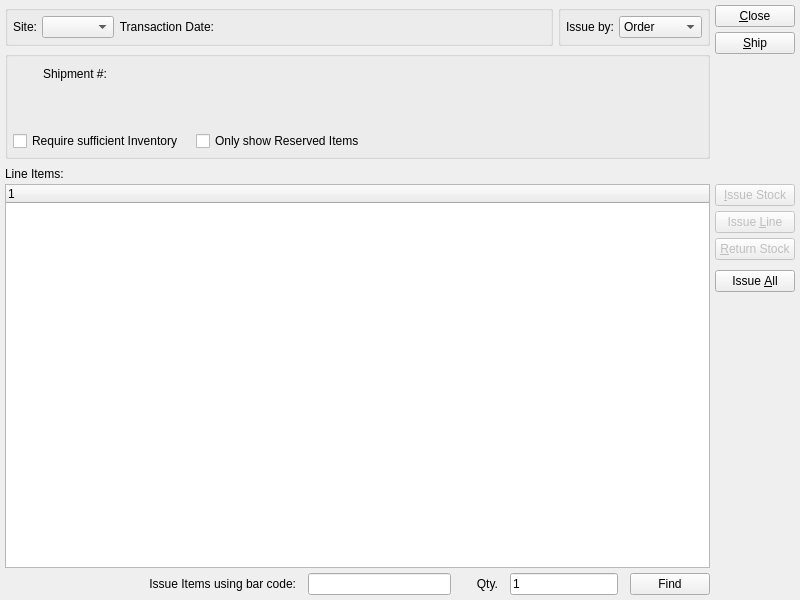
<?xml version="1.0" encoding="UTF-8"?>
<ui version="4.0">
 <comment>This file is part of the xTuple ERP: PostBooks Edition, a free and
open source Enterprise Resource Planning software suite,
Copyright (c) 1999-2018 by OpenMFG LLC, d/b/a xTuple.
It is licensed to you under the Common Public Attribution License
version 1.0, the full text of which (including xTuple-specific Exhibits)
is available at www.xtuple.com/CPAL.  By using this software, you agree
to be bound by its terms.</comment>
 <class>issueToShipping</class>
 <widget class="QWidget" name="issueToShipping">
  <property name="geometry">
   <rect>
    <x>0</x>
    <y>0</y>
    <width>800</width>
    <height>600</height>
   </rect>
  </property>
  <property name="windowTitle">
   <string>Issue to Shipping</string>
  </property>
  <layout class="QGridLayout" name="gridLayout">
   <item row="0" column="0">
    <layout class="QHBoxLayout" name="horizontalLayout_4">
     <item>
      <widget class="QGroupBox" name="_dateGroup">
       <property name="title">
        <string/>
       </property>
       <layout class="QHBoxLayout" name="horizontalLayout">
        <item>
         <layout class="QHBoxLayout" name="horizontalLayout_5">
          <item>
           <widget class="QLabel" name="_warehouseLit">
            <property name="text">
             <string>Site:</string>
            </property>
            <property name="alignment">
             <set>Qt::AlignRight|Qt::AlignTrailing|Qt::AlignVCenter</set>
            </property>
           </widget>
          </item>
          <item>
           <widget class="WComboBox" name="_warehouse">
            <property name="type">
             <enum>WComboBox::NonTransit</enum>
            </property>
           </widget>
          </item>
         </layout>
        </item>
        <item>
         <widget class="QLabel" name="_transDateLit">
          <property name="sizePolicy">
           <sizepolicy hsizetype="Maximum" vsizetype="Preferred">
            <horstretch>0</horstretch>
            <verstretch>0</verstretch>
           </sizepolicy>
          </property>
          <property name="text">
           <string>Transaction Date:</string>
          </property>
          <property name="alignment">
           <set>Qt::AlignRight|Qt::AlignTrailing|Qt::AlignVCenter</set>
          </property>
          <property name="buddy">
           <cstring>_transDate</cstring>
          </property>
         </widget>
        </item>
        <item>
         <widget class="DLineEdit" name="_transDate">
          <property name="sizePolicy">
           <sizepolicy hsizetype="Maximum" vsizetype="Fixed">
            <horstretch>0</horstretch>
            <verstretch>0</verstretch>
           </sizepolicy>
          </property>
         </widget>
        </item>
        <item>
         <spacer name="horizontalSpacer_4">
          <property name="orientation">
           <enum>Qt::Horizontal</enum>
          </property>
          <property name="sizeHint" stdset="0">
           <size>
            <width>40</width>
            <height>20</height>
           </size>
          </property>
         </spacer>
        </item>
       </layout>
      </widget>
     </item>
     <item>
      <widget class="QGroupBox" name="_issueByGroup">
       <property name="title">
        <string/>
       </property>
       <layout class="QGridLayout" name="gridLayout_5">
        <item row="0" column="0">
         <widget class="XLabel" name="_issueByLit">
          <property name="text">
           <string>Issue by:</string>
          </property>
         </widget>
        </item>
        <item row="0" column="1">
         <widget class="XComboBox" name="_issueBy">
          <item>
           <property name="text">
            <string>Order</string>
           </property>
          </item>
          <item>
           <property name="text">
            <string>Customer</string>
           </property>
          </item>
         </widget>
        </item>
       </layout>
      </widget>
     </item>
    </layout>
   </item>
   <item row="0" column="1" rowspan="2">
    <layout class="QVBoxLayout">
     <item>
      <widget class="QPushButton" name="_close">
       <property name="text">
        <string>&amp;Close</string>
       </property>
      </widget>
     </item>
     <item>
      <widget class="QPushButton" name="_ship">
       <property name="text">
        <string>&amp;Ship</string>
       </property>
      </widget>
     </item>
     <item>
      <spacer>
       <property name="orientation">
        <enum>Qt::Vertical</enum>
       </property>
       <property name="sizeType">
        <enum>QSizePolicy::Expanding</enum>
       </property>
       <property name="sizeHint" stdset="0">
        <size>
         <width>20</width>
         <height>0</height>
        </size>
       </property>
      </spacer>
     </item>
    </layout>
   </item>
   <item row="1" column="0">
    <widget class="QGroupBox" name="_clusterGroup">
     <property name="title">
      <string/>
     </property>
     <layout class="QGridLayout" name="gridLayout_3">
      <item row="0" column="0">
       <widget class="QStackedWidget" name="_stackedWidget">
        <property name="sizePolicy">
         <sizepolicy hsizetype="Preferred" vsizetype="Preferred">
          <horstretch>1</horstretch>
          <verstretch>0</verstretch>
         </sizepolicy>
        </property>
        <property name="currentIndex">
         <number>0</number>
        </property>
        <widget class="QWidget" name="page">
         <layout class="QGridLayout" name="gridLayout_2">
          <item row="0" column="0">
           <layout class="QHBoxLayout" name="horizontalLayout_2">
            <item>
             <layout class="QVBoxLayout">
              <property name="spacing">
               <number>0</number>
              </property>
              <item>
               <widget class="OrderCluster" name="_order">
                <property name="sizePolicy">
                 <sizepolicy hsizetype="Maximum" vsizetype="Preferred">
                  <horstretch>0</horstretch>
                  <verstretch>0</verstretch>
                 </sizepolicy>
                </property>
                <property name="focusPolicy">
                 <enum>Qt::StrongFocus</enum>
                </property>
               </widget>
              </item>
              <item>
               <spacer>
                <property name="orientation">
                 <enum>Qt::Vertical</enum>
                </property>
                <property name="sizeType">
                 <enum>QSizePolicy::Expanding</enum>
                </property>
                <property name="sizeHint" stdset="0">
                 <size>
                  <width>20</width>
                  <height>0</height>
                 </size>
                </property>
               </spacer>
              </item>
             </layout>
            </item>
            <item>
             <layout class="QVBoxLayout" name="verticalLayout">
              <item>
               <layout class="QHBoxLayout" name="horizontalLayout_8">
                <item>
                 <widget class="XLabel" name="_shipmentLit">
                  <property name="text">
                   <string>Shipment #:</string>
                  </property>
                 </widget>
                </item>
                <item>
                 <widget class="XLabel" name="_shipment">
                  <property name="minimumSize">
                   <size>
                    <width>100</width>
                    <height>0</height>
                   </size>
                  </property>
                 </widget>
                </item>
               </layout>
              </item>
              <item>
               <spacer name="verticalSpacer_4">
                <property name="orientation">
                 <enum>Qt::Vertical</enum>
                </property>
                <property name="sizeHint" stdset="0">
                 <size>
                  <width>20</width>
                  <height>40</height>
                 </size>
                </property>
               </spacer>
              </item>
             </layout>
            </item>
            <item>
             <spacer name="horizontalSpacer_2">
              <property name="orientation">
               <enum>Qt::Horizontal</enum>
              </property>
              <property name="sizeHint" stdset="0">
               <size>
                <width>0</width>
                <height>20</height>
               </size>
              </property>
             </spacer>
            </item>
           </layout>
          </item>
         </layout>
        </widget>
        <widget class="QWidget" name="page_2">
         <layout class="QGridLayout" name="gridLayout_4">
          <item row="0" column="1">
           <layout class="QHBoxLayout" name="horizontalLayout_7">
            <item>
             <layout class="QHBoxLayout" name="horizontalLayout_6">
              <item>
               <layout class="QVBoxLayout" name="verticalLayout_4">
                <item>
                 <widget class="CustCluster" name="_cust">
                  <property name="focusPolicy">
                   <enum>Qt::StrongFocus</enum>
                  </property>
                 </widget>
                </item>
                <item>
                 <spacer name="verticalSpacer_3">
                  <property name="orientation">
                   <enum>Qt::Vertical</enum>
                  </property>
                  <property name="sizeHint" stdset="0">
                   <size>
                    <width>20</width>
                    <height>0</height>
                   </size>
                  </property>
                 </spacer>
                </item>
               </layout>
              </item>
              <item>
               <layout class="QVBoxLayout" name="verticalLayout_5">
                <item>
                 <widget class="ShiptoCluster" name="_shipto">
                  <property name="enabled">
                   <bool>false</bool>
                  </property>
                 </widget>
                </item>
                <item>
                 <spacer name="verticalSpacer">
                  <property name="orientation">
                   <enum>Qt::Vertical</enum>
                  </property>
                  <property name="sizeHint" stdset="0">
                   <size>
                    <width>20</width>
                    <height>0</height>
                   </size>
                  </property>
                 </spacer>
                </item>
               </layout>
              </item>
             </layout>
            </item>
            <item>
             <spacer name="horizontalSpacer_3">
              <property name="orientation">
               <enum>Qt::Horizontal</enum>
              </property>
              <property name="sizeHint" stdset="0">
               <size>
                <width>0</width>
                <height>20</height>
               </size>
              </property>
             </spacer>
            </item>
           </layout>
          </item>
         </layout>
        </widget>
       </widget>
      </item>
      <item row="1" column="0">
       <layout class="QHBoxLayout" name="horizontalLayout_3">
        <property name="spacing">
         <number>12</number>
        </property>
        <item>
         <widget class="XCheckBox" name="_requireInventory">
          <property name="sizePolicy">
           <sizepolicy hsizetype="Maximum" vsizetype="Fixed">
            <horstretch>0</horstretch>
            <verstretch>0</verstretch>
           </sizepolicy>
          </property>
          <property name="text">
           <string>Require sufficient Inventory</string>
          </property>
         </widget>
        </item>
        <item>
         <widget class="XCheckBox" name="_onlyReserved">
          <property name="text">
           <string>Only show Reserved Items</string>
          </property>
         </widget>
        </item>
        <item>
         <spacer name="horizontalSpacer">
          <property name="orientation">
           <enum>Qt::Horizontal</enum>
          </property>
          <property name="sizeHint" stdset="0">
           <size>
            <width>40</width>
            <height>20</height>
           </size>
          </property>
         </spacer>
        </item>
       </layout>
      </item>
     </layout>
    </widget>
   </item>
   <item row="2" column="0" colspan="2">
    <widget class="QFrame" name="_frame">
     <property name="sizePolicy">
      <sizepolicy hsizetype="Preferred" vsizetype="Expanding">
       <horstretch>0</horstretch>
       <verstretch>1</verstretch>
      </sizepolicy>
     </property>
     <property name="frameShape">
      <enum>QFrame::NoFrame</enum>
     </property>
     <layout class="QGridLayout">
      <property name="margin">
       <number>0</number>
      </property>
      <item row="0" column="0">
       <layout class="QVBoxLayout">
        <property name="spacing">
         <number>0</number>
        </property>
        <item>
         <widget class="QLabel" name="_lineItemsLit">
          <property name="sizePolicy">
           <sizepolicy hsizetype="Expanding" vsizetype="Fixed">
            <horstretch>0</horstretch>
            <verstretch>0</verstretch>
           </sizepolicy>
          </property>
          <property name="minimumSize">
           <size>
            <width>0</width>
            <height>20</height>
           </size>
          </property>
          <property name="text">
           <string>Line Items:</string>
          </property>
         </widget>
        </item>
        <item>
         <layout class="QGridLayout">
          <item row="0" column="1" rowspan="2">
           <layout class="QVBoxLayout">
            <item>
             <widget class="QPushButton" name="_issueStock">
              <property name="enabled">
               <bool>false</bool>
              </property>
              <property name="text">
               <string>&amp;Issue Stock</string>
              </property>
             </widget>
            </item>
            <item>
             <widget class="QPushButton" name="_issueLine">
              <property name="enabled">
               <bool>false</bool>
              </property>
              <property name="text">
               <string>Issue &amp;Line</string>
              </property>
             </widget>
            </item>
            <item>
             <widget class="QPushButton" name="_returnStock">
              <property name="enabled">
               <bool>false</bool>
              </property>
              <property name="text">
               <string>&amp;Return Stock</string>
              </property>
             </widget>
            </item>
            <item>
             <spacer name="verticalSpacer_2">
              <property name="orientation">
               <enum>Qt::Vertical</enum>
              </property>
              <property name="sizeType">
               <enum>QSizePolicy::Fixed</enum>
              </property>
              <property name="sizeHint" stdset="0">
               <size>
                <width>20</width>
                <height>5</height>
               </size>
              </property>
             </spacer>
            </item>
            <item>
             <widget class="QPushButton" name="_issueAll">
              <property name="text">
               <string>Issue &amp;All</string>
              </property>
             </widget>
            </item>
            <item>
             <spacer>
              <property name="orientation">
               <enum>Qt::Vertical</enum>
              </property>
              <property name="sizeType">
               <enum>QSizePolicy::Expanding</enum>
              </property>
              <property name="sizeHint" stdset="0">
               <size>
                <width>20</width>
                <height>20</height>
               </size>
              </property>
             </spacer>
            </item>
           </layout>
          </item>
          <item row="1" column="0">
           <layout class="QHBoxLayout">
            <property name="spacing">
             <number>12</number>
            </property>
            <item>
             <spacer>
              <property name="orientation">
               <enum>Qt::Horizontal</enum>
              </property>
              <property name="sizeType">
               <enum>QSizePolicy::Expanding</enum>
              </property>
              <property name="sizeHint" stdset="0">
               <size>
                <width>0</width>
                <height>20</height>
               </size>
              </property>
             </spacer>
            </item>
            <item>
             <widget class="QLabel" name="_bcLit">
              <property name="text">
               <string>Issue Items using bar code:</string>
              </property>
              <property name="alignment">
               <set>Qt::AlignRight|Qt::AlignTrailing|Qt::AlignVCenter</set>
              </property>
             </widget>
            </item>
            <item>
             <widget class="XLineEdit" name="_bc"/>
            </item>
            <item>
             <widget class="QLabel" name="_bcQtyLit">
              <property name="minimumSize">
               <size>
                <width>35</width>
                <height>0</height>
               </size>
              </property>
              <property name="text">
               <string>Qty.</string>
              </property>
              <property name="alignment">
               <set>Qt::AlignRight|Qt::AlignTrailing|Qt::AlignVCenter</set>
              </property>
             </widget>
            </item>
            <item>
             <widget class="XLineEdit" name="_bcQty">
              <property name="sizePolicy">
               <sizepolicy hsizetype="Preferred" vsizetype="Fixed">
                <horstretch>0</horstretch>
                <verstretch>0</verstretch>
               </sizepolicy>
              </property>
              <property name="text">
               <string>1</string>
              </property>
             </widget>
            </item>
            <item>
             <widget class="QPushButton" name="_bcFind">
              <property name="text">
               <string>Find</string>
              </property>
             </widget>
            </item>
           </layout>
          </item>
          <item row="0" column="0">
           <widget class="XTreeWidget" name="_soitem">
            <property name="sizePolicy">
             <sizepolicy hsizetype="Expanding" vsizetype="Expanding">
              <horstretch>0</horstretch>
              <verstretch>1</verstretch>
             </sizepolicy>
            </property>
           </widget>
          </item>
         </layout>
        </item>
       </layout>
      </item>
     </layout>
    </widget>
   </item>
  </layout>
 </widget>
 <layoutdefault spacing="5" margin="5"/>
 <customwidgets>
  <customwidget>
   <class>CustCluster</class>
   <extends>QWidget</extends>
   <header>custcluster.h</header>
  </customwidget>
  <customwidget>
   <class>DLineEdit</class>
   <extends>QWidget</extends>
   <header>datecluster.h</header>
   <container>1</container>
  </customwidget>
  <customwidget>
   <class>OrderCluster</class>
   <extends>QWidget</extends>
   <header>ordercluster.h</header>
  </customwidget>
  <customwidget>
   <class>ShiptoCluster</class>
   <extends>QWidget</extends>
   <header>shiptocluster.h</header>
  </customwidget>
  <customwidget>
   <class>WComboBox</class>
   <extends>XComboBox</extends>
   <header>wcombobox.h</header>
  </customwidget>
  <customwidget>
   <class>XCheckBox</class>
   <extends>QCheckBox</extends>
   <header>xcheckbox.h</header>
  </customwidget>
  <customwidget>
   <class>XComboBox</class>
   <extends>QComboBox</extends>
   <header>xcombobox.h</header>
  </customwidget>
  <customwidget>
   <class>XLabel</class>
   <extends>QLabel</extends>
   <header>xlabel.h</header>
  </customwidget>
  <customwidget>
   <class>XLineEdit</class>
   <extends>QLineEdit</extends>
   <header>xlineedit.h</header>
   <container>1</container>
  </customwidget>
  <customwidget>
   <class>XTreeWidget</class>
   <extends>QTreeWidget</extends>
   <header>xtreewidget.h</header>
   <container>1</container>
  </customwidget>
 </customwidgets>
 <tabstops>
  <tabstop>_warehouse</tabstop>
  <tabstop>_transDate</tabstop>
  <tabstop>_issueBy</tabstop>
  <tabstop>_order</tabstop>
  <tabstop>_requireInventory</tabstop>
  <tabstop>_onlyReserved</tabstop>
  <tabstop>_soitem</tabstop>
  <tabstop>_bc</tabstop>
  <tabstop>_bcQty</tabstop>
  <tabstop>_bcFind</tabstop>
  <tabstop>_issueStock</tabstop>
  <tabstop>_issueLine</tabstop>
  <tabstop>_returnStock</tabstop>
  <tabstop>_issueAll</tabstop>
  <tabstop>_ship</tabstop>
  <tabstop>_close</tabstop>
  <tabstop>_cust</tabstop>
  <tabstop>_shipto</tabstop>
 </tabstops>
 <resources/>
 <connections>
  <connection>
   <sender>_close</sender>
   <signal>clicked()</signal>
   <receiver>issueToShipping</receiver>
   <slot>close()</slot>
   <hints>
    <hint type="sourcelabel">
     <x>20</x>
     <y>20</y>
    </hint>
    <hint type="destinationlabel">
     <x>20</x>
     <y>20</y>
    </hint>
   </hints>
  </connection>
  <connection>
   <sender>_soitem</sender>
   <signal>valid(bool)</signal>
   <receiver>_issueLine</receiver>
   <slot>setEnabled(bool)</slot>
   <hints>
    <hint type="sourcelabel">
     <x>20</x>
     <y>20</y>
    </hint>
    <hint type="destinationlabel">
     <x>20</x>
     <y>20</y>
    </hint>
   </hints>
  </connection>
  <connection>
   <sender>_soitem</sender>
   <signal>itemSelected(int)</signal>
   <receiver>_issueStock</receiver>
   <slot>animateClick()</slot>
   <hints>
    <hint type="sourcelabel">
     <x>20</x>
     <y>20</y>
    </hint>
    <hint type="destinationlabel">
     <x>20</x>
     <y>20</y>
    </hint>
   </hints>
  </connection>
  <connection>
   <sender>_soitem</sender>
   <signal>valid(bool)</signal>
   <receiver>_issueStock</receiver>
   <slot>setEnabled(bool)</slot>
   <hints>
    <hint type="sourcelabel">
     <x>20</x>
     <y>20</y>
    </hint>
    <hint type="destinationlabel">
     <x>20</x>
     <y>20</y>
    </hint>
   </hints>
  </connection>
  <connection>
   <sender>_bc</sender>
   <signal>returnPressed()</signal>
   <receiver>_bcFind</receiver>
   <slot>animateClick()</slot>
   <hints>
    <hint type="sourcelabel">
     <x>20</x>
     <y>20</y>
    </hint>
    <hint type="destinationlabel">
     <x>20</x>
     <y>20</y>
    </hint>
   </hints>
  </connection>
  <connection>
   <sender>_issueBy</sender>
   <signal>currentIndexChanged(int)</signal>
   <receiver>_stackedWidget</receiver>
   <slot>setCurrentIndex(int)</slot>
   <hints>
    <hint type="sourcelabel">
     <x>147</x>
     <y>42</y>
    </hint>
    <hint type="destinationlabel">
     <x>200</x>
     <y>159</y>
    </hint>
   </hints>
  </connection>
  <connection>
   <sender>_cust</sender>
   <signal>valid(bool)</signal>
   <receiver>_shipto</receiver>
   <slot>setEnabled(bool)</slot>
   <hints>
    <hint type="sourcelabel">
     <x>355</x>
     <y>148</y>
    </hint>
    <hint type="destinationlabel">
     <x>594</x>
     <y>147</y>
    </hint>
   </hints>
  </connection>
  <connection>
   <sender>_cust</sender>
   <signal>newId(int)</signal>
   <receiver>_shipto</receiver>
   <slot>setCustid(int)</slot>
   <hints>
    <hint type="sourcelabel">
     <x>355</x>
     <y>148</y>
    </hint>
    <hint type="destinationlabel">
     <x>594</x>
     <y>147</y>
    </hint>
   </hints>
  </connection>
 </connections>
</ui>
